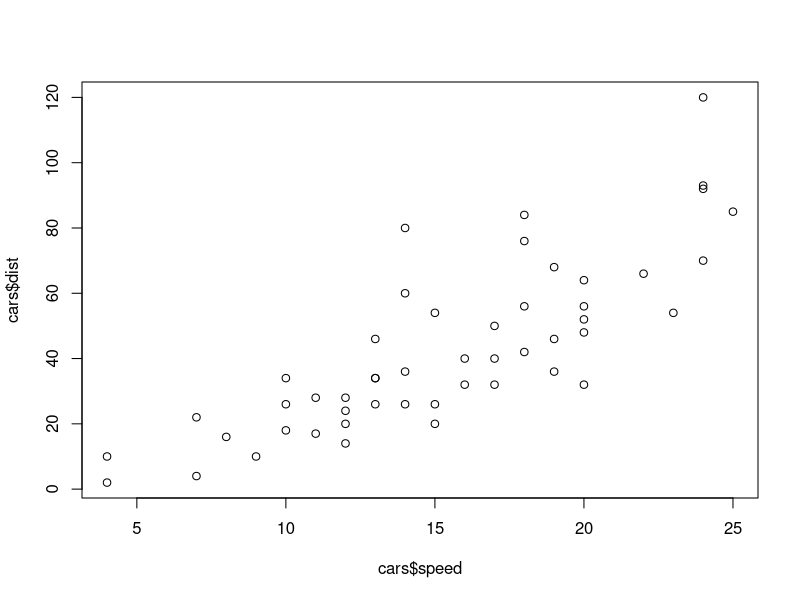
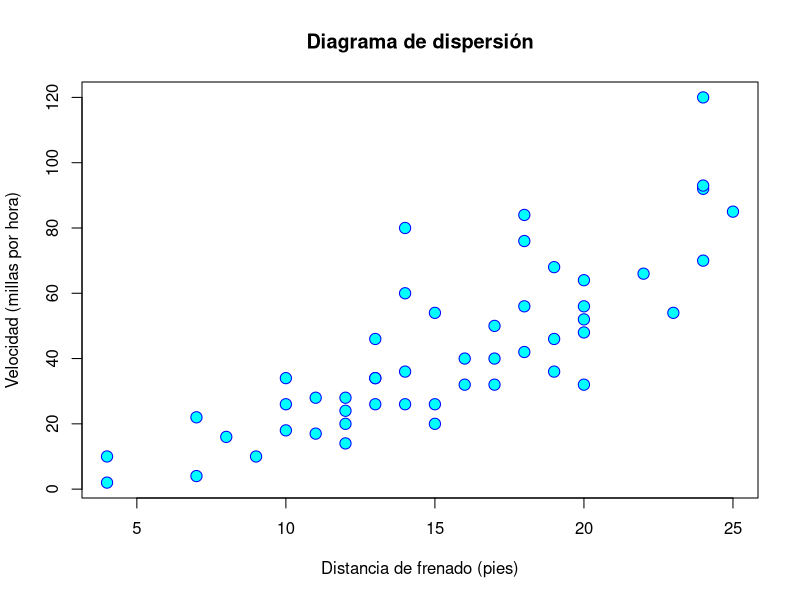
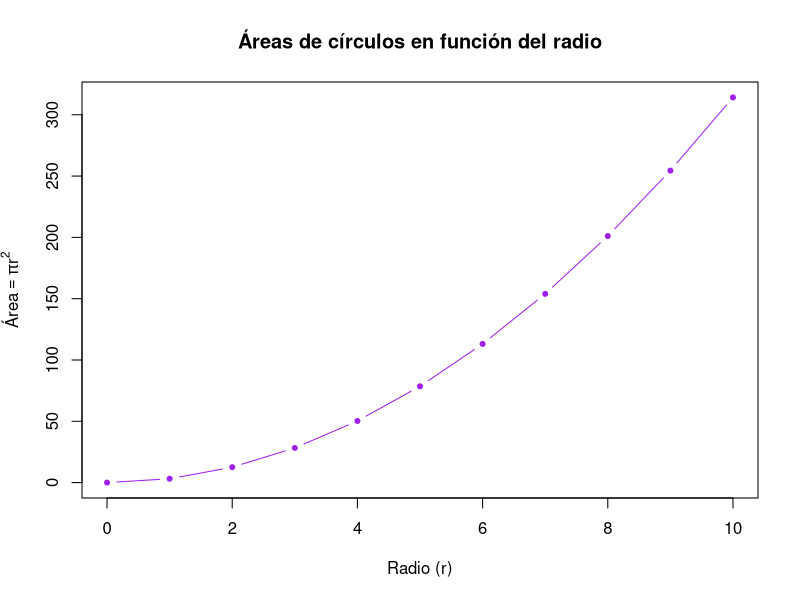
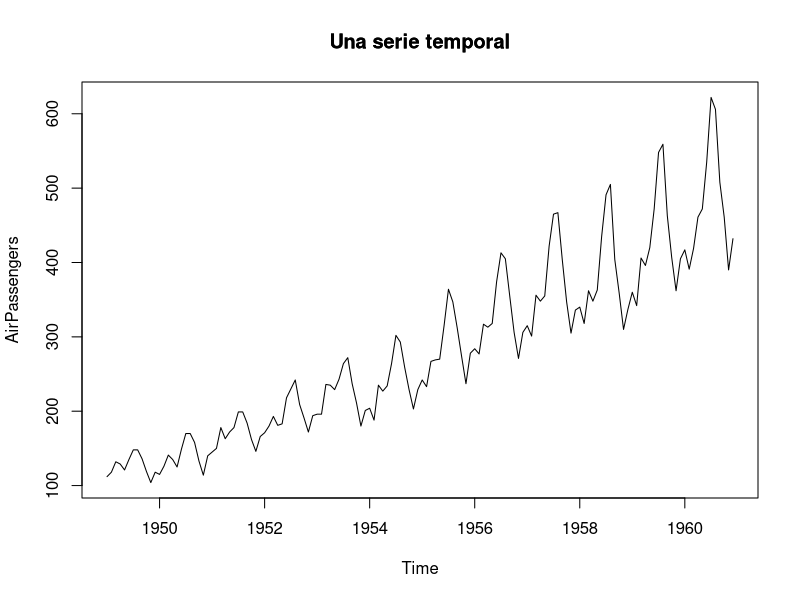
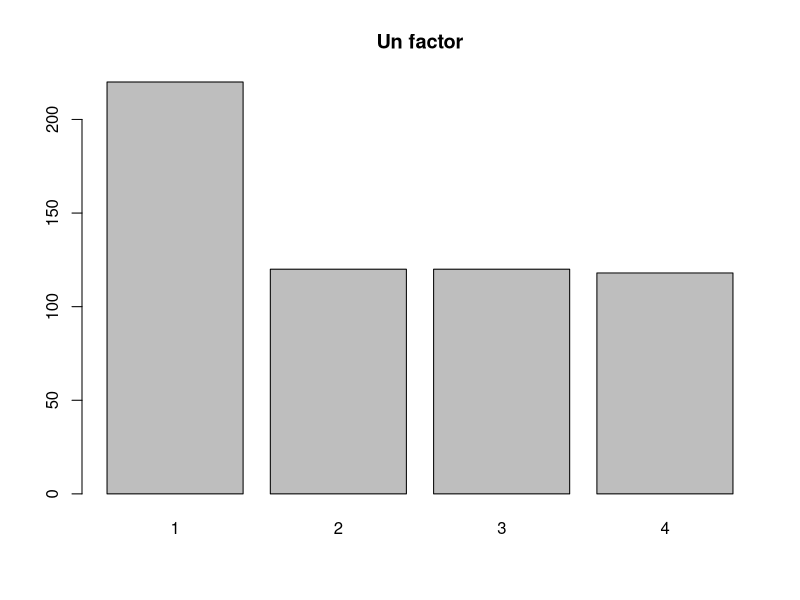
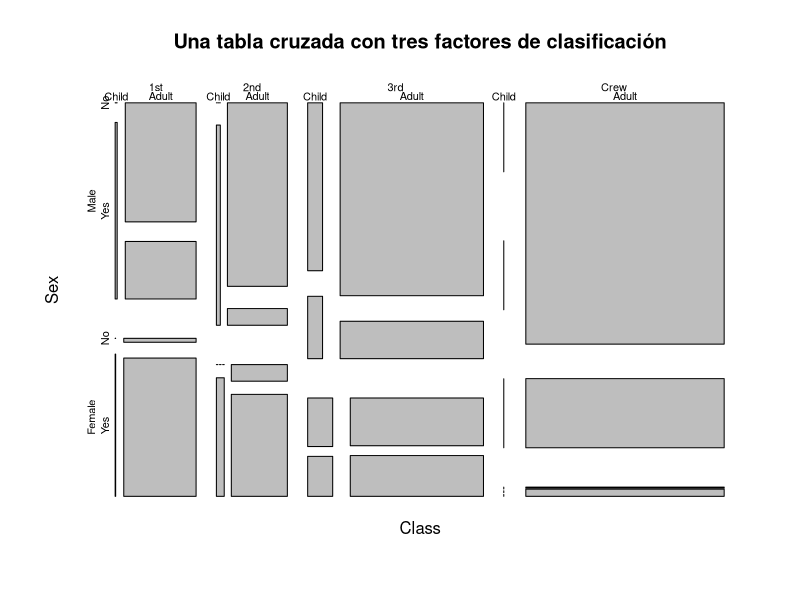
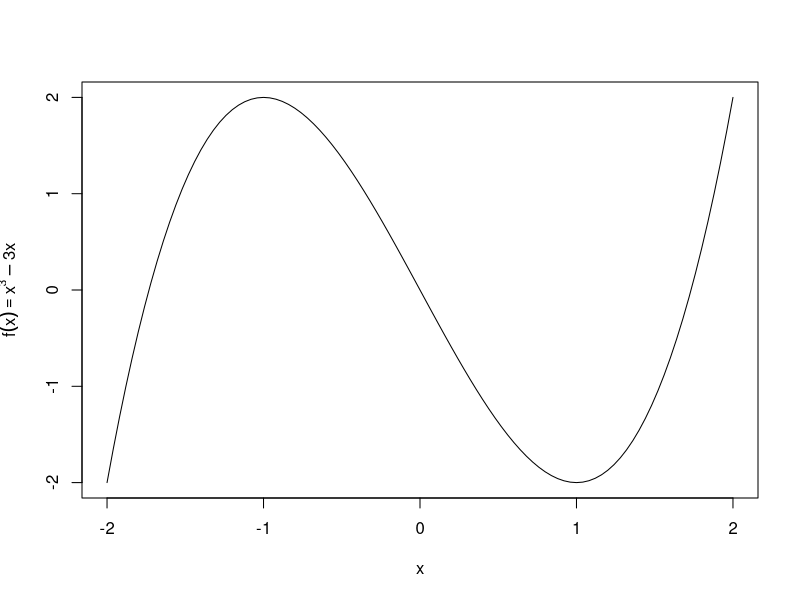
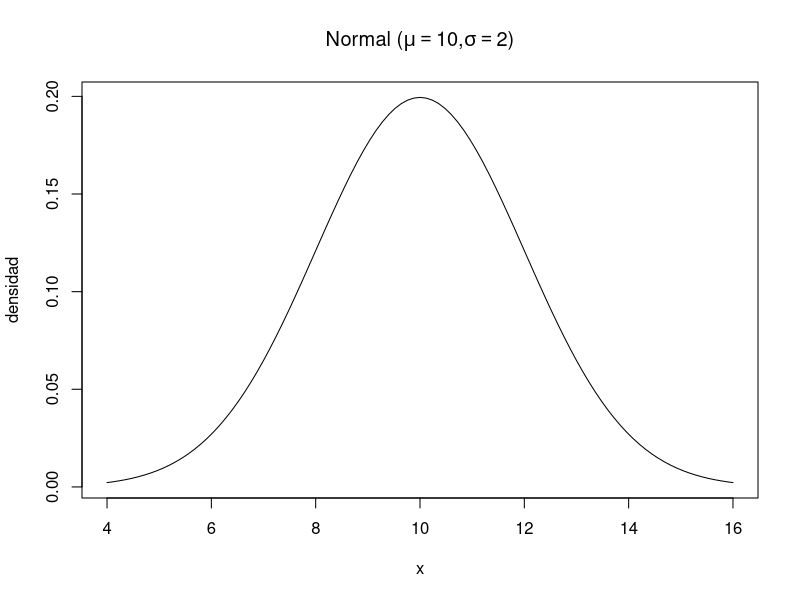

These figures' R source, in order:

rm(list = ls())

data(cars, package = "datasets")
plot(cars$speed, cars$dist)

# --------------------------------------------------------------------------------

plot(cars$speed, cars$dist,
    main = "Diagrama de dispersión",
    xlab = "Distancia de frenado (pies)", ylab = "Velocidad (millas por hora)",
    pch = 21, col = "blue", bg = "cyan", cex = 1.5
)

radio <- 0:10
area <- pi * radio^2
plot(radio, area,
    type = "b", main = "Áreas de círculos en función del radio",
    xlab = "Radio (r)", ylab = expression(Área == pi * r^2), col = "purple", pch = 20
)

class(AirPassengers)
plot(AirPassengers, main = "Una serie temporal")
title(main = "Una serie temporal")

class(ChickWeight$Diet)
plot(ChickWeight$Diet, main = "Un factor")

class(Titanic)
plot(Titanic, main = "Una tabla cruzada con tres factores de clasificación")

# --------------------------------------------------------------------------------

curve(x^3 - 3 * x, -2, 2, ylab = expression(f(x) == x^3 - 3 * x))

curve(dnorm(x, mean = 10, sd = 2), 4, 16,
    ylab = "densidad",
    main = expression(paste("Normal (", mu == 10, ",", sigma == 2, ")"))
)

curve(x^2, -1, 1,
    ylab = "",
    main = expression(paste(
        f(x) == x^2,
        "y", f(x) == x^4,
        sep = " "
    ))
)
curve(x^4, -1, 1, col = 2, add = TRUE)

# --------------------------------------------------------------------------------
# Ejercicio 1

curve(dnorm(x, 0, 1), col = 1, xlim = c(-3, 7), ylim = c(0, 0.8))
curve(dnorm(x, 0, 0.5), add = T, col = 2)
curve(dnorm(x, 3, 1), add = T, col = 3)
title(main = "Funciones de densidad")

# --------------------------------------------------------------------------------
# symbols
n <- 10
set.seed(1)
x <- runif(n)
colores <- rainbow(n)
symbols(1:n, x, circles = x, bg = colores, ylim = c(0, 1.5), xlim = c(0, 11))

# --------------------------------------------------------------------------------
# points
set.seed(123)
plot(rnorm(10),
    main = "Cuatro muestras de una Normal estándar",
    pch = 17, ylim = c(-3, 3)
)
points(rnorm(10), pch = 17, col = 2)
points(rnorm(10), pch = 17, col = 3)
points(rnorm(10), pch = 17, col = 4)

# --------------------------------------------------------------------------------
# lines, abline
set.seed(123)
x <- rnorm(10)
plot(x,
    main = "Muestra de una Normal estándar",
    ylim = c(-3, 3), pch = 19
)
lines(x, col = 4, lwd = 2)
abline(h = 0, col = 1)
abline(h = -3, col = 2, lty = 3, lwd = 2)
abline(h = 3, col = 2, lty = 3, lwd = 2)

# --------------------------------------------------------------------------------
# text
plot(x,
    main = "Muestra de una Normal estándar",
    ylim = c(-4, 4), xlim = c(0, 10), pch = 19
)
abline(h = -3, col = 2, lty = 3, lwd = 2)
abline(h = 3, col = 2, lty = 3, lwd = 2)
pr3 <- round(pnorm(-3), 5) # P[X < -3] para X<-N(0,1)
text(5, 3.5, paste0("probabilidad=", pr3), col = 2, pos = 3)
text(0.2, 0, paste0("probabilidad=", 1 - 2 * pr3), pos = 3, srt = 90)
text(5, -3.5, paste0("probabilidad=", pr3), col = 2)

# --------------------------------------------------------------------------------
# Legend
# Eg1
x <- seq(0, 2 * pi, length = 100)
y1 <- cos(x)
y2 <- sin(x)
plot(x, y1,
    type = "l", col = 2, lwd = 3,
    xlab = expression(group("[", list(0, 2 * pi), "]")),
    ylab = "", main = "Seno y Coseno"
)
lines(x, y2, col = 3, lwd = 3, lty = 2)
points(pi, 0, pch = 17, col = 4)
legend(0, -0.5, c("Coseno", "Seno"), col = 2:3, lty = 1:2, lwd = 3)
abline(v = pi, lty = 3)
abline(h = 0, lty = 3)
text(pi, 0, expression(group("(", list(pi, 0), ")")),
    adj = c(0, 0)
)
# Eg2
radio <- seq(0, 5, by = 0.1)
area <- pi * radio^2
perimetro <- 2 * pi * radio
plot(radio, area, type = "o", ylab = "", pch = 19, col = 2)
lines(radio, perimetro, type = "o", pch = 17, col = 4)
legend("topleft",
    legend = c("Área", "Perímetro"),
    lty = 1, pch = c(19, 17), col = c(2, 4), bt = "n"
)

# --------------------------------------------------------------------------------
# Añadir leyenda a gráfica del ejercicio 1

curve(dnorm(x, 0, 1), col = 1, xlim = c(-3, 7), ylim = c(0, 0.8), lwd = 2)
curve(dnorm(x, 0, 0.5), add = T, col = 2, lwd = 2)
curve(dnorm(x, 3, 1), add = T, col = 3, lwd = 2)
title(main = "Funciones de densidad")
legend("topright",
    legend = c("N(0, 1)", "N(0, 0.5)", "N(3, 1)"),
    col = 1:3,
    lty = 1,
    lwd = 2
)
graphics.off()
